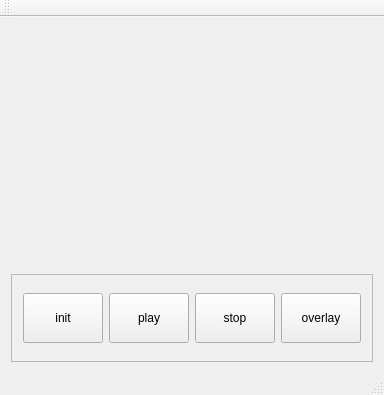
<?xml version="1.0" encoding="UTF-8"?>
<ui version="4.0">
 <class>MainWindow</class>
 <widget class="QMainWindow" name="MainWindow">
  <property name="geometry">
   <rect>
    <x>0</x>
    <y>0</y>
    <width>338</width>
    <height>395</height>
   </rect>
  </property>
  <property name="windowTitle">
   <string>MainWindow</string>
  </property>
  <widget class="QWidget" name="centralWidget">
   <layout class="QVBoxLayout" name="verticalLayout">
    <item>
     <widget class="QWidget" name="widget_gst_video" native="true">
      <property name="minimumSize">
       <size>
        <width>320</width>
        <height>240</height>
       </size>
      </property>
     </widget>
    </item>
    <item>
     <widget class="QFrame" name="frame_btn">
      <property name="frameShape">
       <enum>QFrame::StyledPanel</enum>
      </property>
      <property name="frameShadow">
       <enum>QFrame::Raised</enum>
      </property>
      <layout class="QHBoxLayout" name="horizontalLayout">
       <item>
        <widget class="QPushButton" name="pushButton_init">
         <property name="minimumSize">
          <size>
           <width>0</width>
           <height>50</height>
          </size>
         </property>
         <property name="text">
          <string>init</string>
         </property>
        </widget>
       </item>
       <item>
        <widget class="QPushButton" name="pushButton_play">
         <property name="minimumSize">
          <size>
           <width>0</width>
           <height>50</height>
          </size>
         </property>
         <property name="text">
          <string>play</string>
         </property>
        </widget>
       </item>
       <item>
        <widget class="QPushButton" name="pushButton_stop">
         <property name="minimumSize">
          <size>
           <width>0</width>
           <height>50</height>
          </size>
         </property>
         <property name="text">
          <string>stop</string>
         </property>
        </widget>
       </item>
       <item>
        <widget class="QPushButton" name="pushButton_overlay">
         <property name="minimumSize">
          <size>
           <width>0</width>
           <height>50</height>
          </size>
         </property>
         <property name="text">
          <string>overlay</string>
         </property>
        </widget>
       </item>
      </layout>
     </widget>
    </item>
   </layout>
  </widget>
  <widget class="QMenuBar" name="menuBar">
   <property name="geometry">
    <rect>
     <x>0</x>
     <y>0</y>
     <width>338</width>
     <height>22</height>
    </rect>
   </property>
  </widget>
  <widget class="QToolBar" name="mainToolBar">
   <attribute name="toolBarArea">
    <enum>TopToolBarArea</enum>
   </attribute>
   <attribute name="toolBarBreak">
    <bool>false</bool>
   </attribute>
  </widget>
  <widget class="QStatusBar" name="statusBar"/>
 </widget>
 <layoutdefault spacing="6" margin="11"/>
 <resources/>
 <connections/>
</ui>
